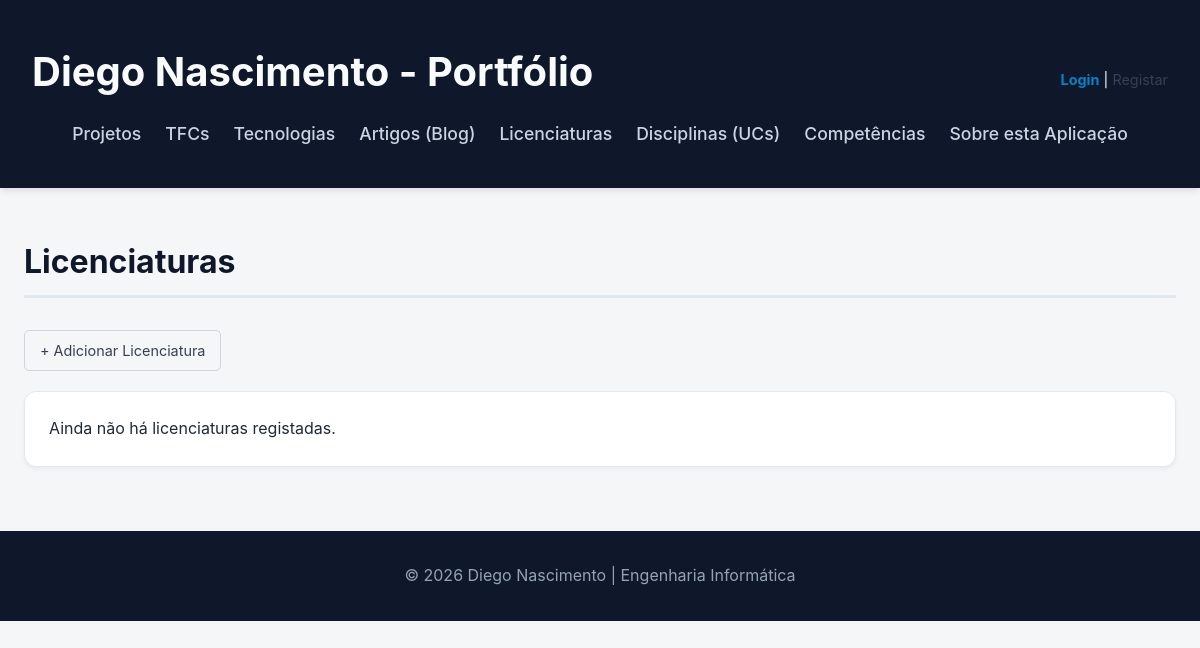
The app's page /licenciaturas/, older data.
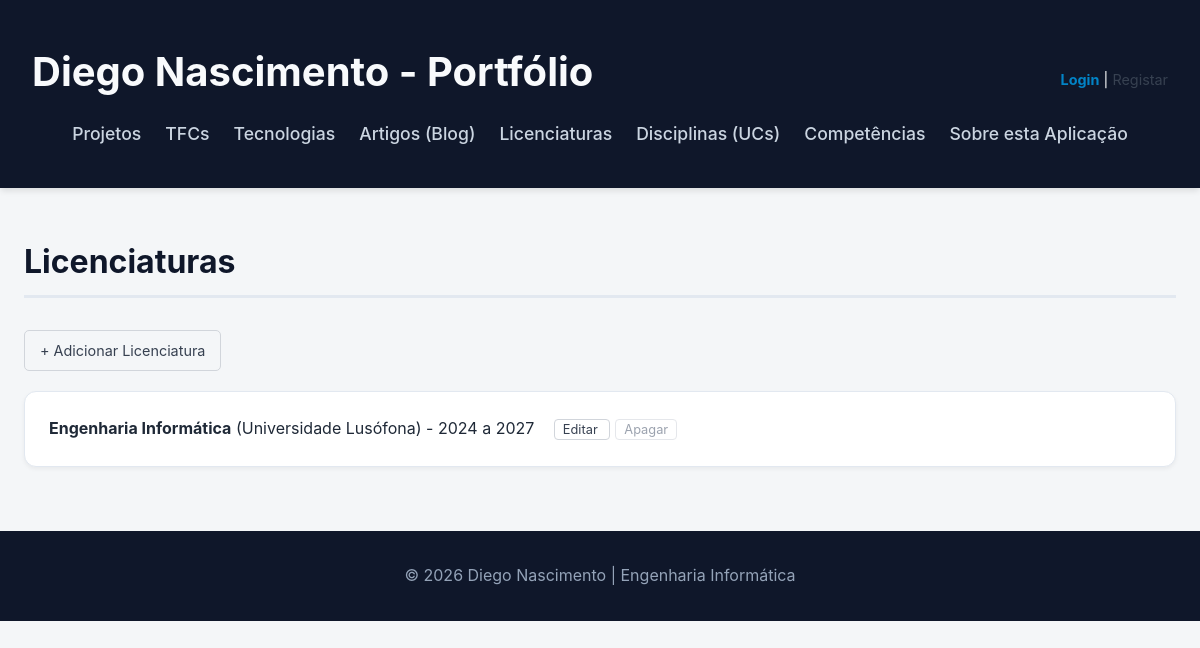
The same page, newer data.
### portfolio/models.py (models this page shows, shortened)
class Licenciatura(models.Model):
    nome = models.CharField(max_length=100)
    instituicao = models.CharField(max_length=100)
    ano_inicio = models.IntegerField()
    ano_conclusao = models.IntegerField()

### portfolio/views.py (the view)
# urls.py: path('licenciaturas/', views.licenciaturas_view, name='licenciaturas'),
def licenciaturas_view(request):
    licenciaturas = Licenciatura.objects.all()
    return render(request, 'portfolio/licenciaturas.html', {'licenciaturas': licenciaturas})

### portfolio/templates/portfolio/licenciaturas.html
{% extends "portfolio/base.html" %}
{% block content %}
    <h2>Licenciaturas</h2>
    <a href="{% url 'nova_licenciatura' %}" style="display: inline-block; margin-bottom: 20px; padding: 8px 15px; background: transparent; color: #374151; text-decoration: none; border: 1px solid #d1d5db; border-radius: 5px; font-size: 0.9em;">
        + Adicionar Licenciatura
    </a>
    <ul>
        {% for lic in licenciaturas %}
            <li style="margin-bottom: 15px;">
                <strong>{{ lic.nome }}</strong> ({{ lic.instituicao }}) - {{ lic.ano_inicio }} a {{ lic.ano_conclusao }}
                <span style="margin-left: 15px;">
                    <a href="{% url 'editar_licenciatura' lic.id %}" style="color: #374151; text-decoration: none; border: 1px solid #d1d5db; padding: 2px 8px; border-radius: 4px; font-size: 0.8em; transition: 0.2s;">
                        Editar
                    </a>
                    <a href="{% url 'apagar_licenciatura' lic.id %}" style="color: #9ca3af; text-decoration: none; border: 1px solid #e5e7eb; padding: 2px 8px; border-radius: 4px; font-size: 0.8em; margin-left: 5px; transition: 0.2s;">
                        Apagar
                    </a>
                </span>
            </li>
        {% empty %}
            <li>Ainda não há licenciaturas registadas.</li>
        {% endfor %}
    </ul>
{% endblock %}

Row changes from the older to the newer data that the page shows:
added Licenciatura: nome "Engenharia Informática", instituicao "Universidade Lusófona", ano_inicio "2024", ano_conclusao "2027"
Text that changed along with them:
text no longer shown: "Ainda não há licenciaturas registadas."
